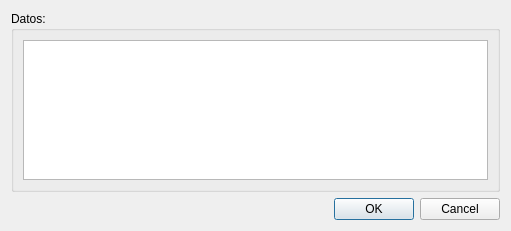
<?xml version="1.0" encoding="UTF-8"?>
<ui version="4.0">
 <class>dataSelectionWidget</class>
 <widget class="QWidget" name="dataSelectionWidget">
  <property name="windowModality">
   <enum>Qt::ApplicationModal</enum>
  </property>
  <property name="geometry">
   <rect>
    <x>0</x>
    <y>0</y>
    <width>511</width>
    <height>231</height>
   </rect>
  </property>
  <property name="sizePolicy">
   <sizepolicy hsizetype="Fixed" vsizetype="Fixed">
    <horstretch>0</horstretch>
    <verstretch>0</verstretch>
   </sizepolicy>
  </property>
  <property name="contextMenuPolicy">
   <enum>Qt::NoContextMenu</enum>
  </property>
  <property name="windowTitle">
   <string>Seleccionar Datos</string>
  </property>
  <layout class="QVBoxLayout" name="verticalLayout_2">
   <item>
    <widget class="QGroupBox" name="groupBox">
     <property name="title">
      <string>Datos: </string>
     </property>
     <layout class="QVBoxLayout" name="verticalLayout">
      <item>
       <widget class="QListWidget" name="listWidget"/>
      </item>
     </layout>
    </widget>
   </item>
   <item>
    <widget class="QDialogButtonBox" name="buttonBox">
     <property name="standardButtons">
      <set>QDialogButtonBox::Cancel|QDialogButtonBox::Ok</set>
     </property>
    </widget>
   </item>
  </layout>
 </widget>
 <resources/>
 <connections/>
</ui>
